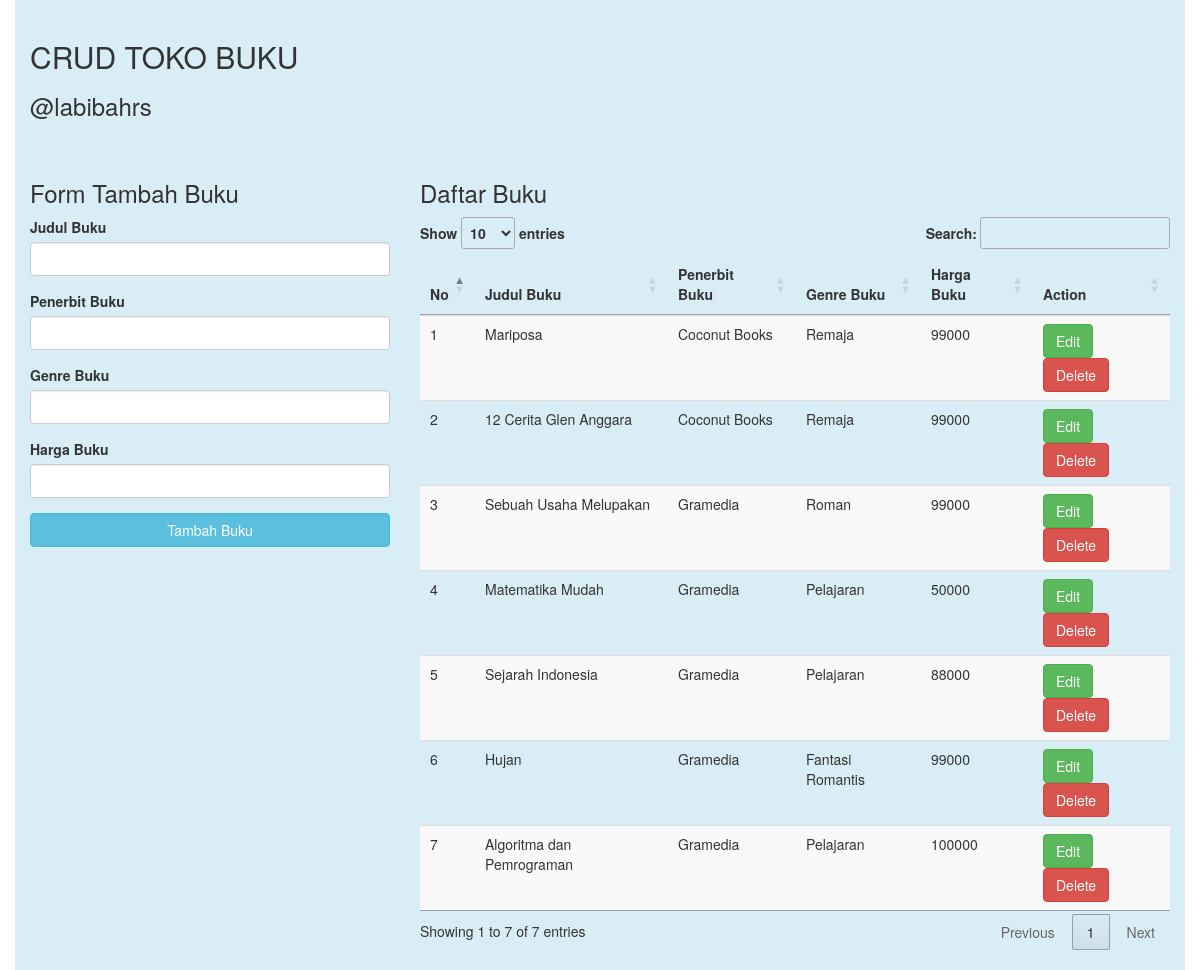
The page / on the database its author committed.
### tables this page shows
CREATE TABLE `buku` (
  `id_buku` int(11) NOT NULL,
  `judul_buku` varchar(100) NOT NULL,
  `penerbit_buku` varchar(100) NOT NULL,
  `genre_buku` varchar(50) NOT NULL,
  `harga_buku` double NOT NULL
);

### index.php (the view, shortened to what this page needs)
<!DOCTYPE html>
<html lang="en">
<head>
	<link rel="stylesheet" href="bootstrap/css/bootstrap.css">
	<link rel="stylesheet" type="text/css" href="//cdn.datatables.net/1.10.11/css/jquery.dataTables.min.css">
</head>
<body>
	<?php
	include('dbconnect.php');
	$query = "SELECT * FROM buku";
	$result = mysqli_query($conn , $query);
	?>
	<div class="container bg-info" style="padding-top: 20px; padding-bottom: 20px;">
		<h2>CRUD TOKO BUKU</h2>
		<h3>@labibahrs</h3>
		<hr>
		<div class="row">
			<div class="col-sm-4">
				<h3>Form Tambah Buku</h3>
				<form role="form" action="insert.php" method="post">
					<div class="form-group">
						<label>Judul Buku</label>
						<input type="text" name="judul_bk" class="form-control">
					</div>
					<div class="form-group">
						<label>Penerbit Buku</label>
						<input type="text" name="terbit_bk" class="form-control">
					</div>
					<div class="form-group">
						<label>Genre Buku</label>
						<input type="text" name="genre_bk" class="form-control">
					</div>
					<div class="form-group">
						<label>Harga Buku</label>
						<input type="text" name="harga_bk" class="form-control">
					</div>
					<button type="submit" class="btn btn-info btn-block">Tambah Buku</button>
				</form>
			</div>
			<div class="col-sm-8">
				<h3>Daftar Buku</h3>
				<table class="table table-striped table-hover dtabel">
					<thead>
						<tr>
							<th>No</th>
							<th>Judul Buku</th>
							<th>Penerbit Buku</th>
							<th>Genre Buku</th>
							<th>Harga Buku</th>
							<th>Action</th>
						</tr>
					</thead>
					<tbody>
						<?php
							$no = 1;
							while ($row = mysqli_fetch_assoc($result)) {
						?>
						<tr>
							<td><?php echo $no++; ?></td>
							<td><?php echo $row['judul_buku']; ?></td>
							<td><?php echo $row['penerbit_buku']; ?></td>
							<td><?php echo $row['genre_buku']; ?></td>
							<td><?php echo $row['harga_buku']; ?></td>
							<td>
								<a href="editform.php?id=<?php echo $row['id_buku'];?>" class="btn btn-success" role="button">Edit</a>
								<a href="delete.php?id=<?php echo $row['id_buku']?>" class="btn btn-danger" role="button">Delete</a>
							</td>
						</tr>
						<?php
							}
						?>
					</tbody>
				</table>
			</div>
		</div>
	</div>
</body>
</html>

### rows shown on the page
buku: judul_buku "Mariposa", penerbit_buku "Coconut Books", genre_buku "Remaja", harga_buku "99000"
buku: judul_buku "12 Cerita Glen Anggara", penerbit_buku "Coconut Books", genre_buku "Remaja", harga_buku "99000"
buku: judul_buku "Sebuah Usaha Melupakan", penerbit_buku "Gramedia", genre_buku "Roman", harga_buku "99000"
buku: judul_buku "Matematika Mudah", penerbit_buku "Gramedia", genre_buku "Pelajaran", harga_buku "50000"
buku: judul_buku "Sejarah Indonesia", penerbit_buku "Gramedia", genre_buku "Pelajaran", harga_buku "88000"
buku: judul_buku "Hujan", penerbit_buku "Gramedia", genre_buku "Fantasi Romantis", harga_buku "99000"
buku: judul_buku "Algoritma dan Pemrograman", penerbit_buku "Gramedia", genre_buku "Pelajaran", harga_buku "100000"
